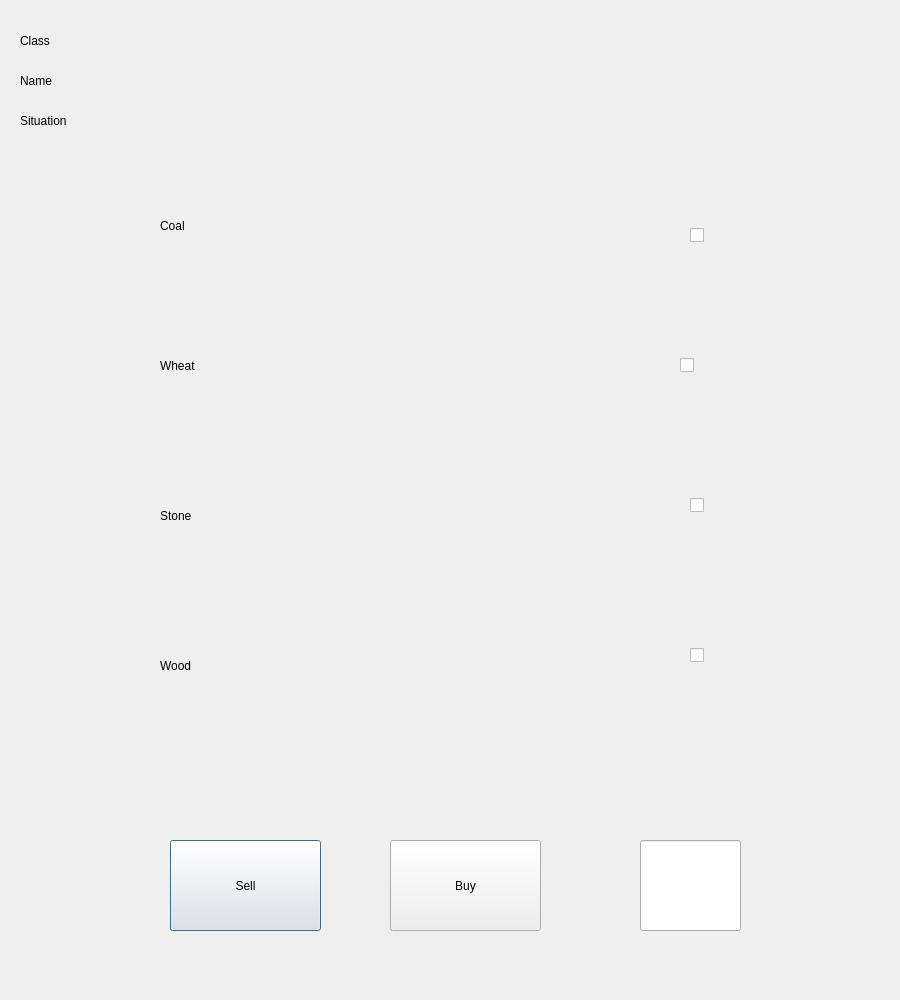
<?xml version="1.0" encoding="UTF-8"?>
<ui version="4.0">
 <class>Dialog</class>
 <widget class="QDialog" name="Dialog">
  <property name="geometry">
   <rect>
    <x>0</x>
    <y>0</y>
    <width>900</width>
    <height>1000</height>
   </rect>
  </property>
  <property name="minimumSize">
   <size>
    <width>900</width>
    <height>1000</height>
   </size>
  </property>
  <property name="maximumSize">
   <size>
    <width>900</width>
    <height>1000</height>
   </size>
  </property>
  <property name="baseSize">
   <size>
    <width>900</width>
    <height>1000</height>
   </size>
  </property>
  <property name="windowTitle">
   <string>Dialog</string>
  </property>
  <widget class="QPushButton" name="sellButton">
   <property name="geometry">
    <rect>
     <x>170</x>
     <y>840</y>
     <width>151</width>
     <height>91</height>
    </rect>
   </property>
   <property name="text">
    <string>Sell</string>
   </property>
  </widget>
  <widget class="QPushButton" name="buyButton">
   <property name="geometry">
    <rect>
     <x>390</x>
     <y>840</y>
     <width>151</width>
     <height>91</height>
    </rect>
   </property>
   <property name="text">
    <string>Buy</string>
   </property>
  </widget>
  <widget class="QLabel" name="Name">
   <property name="geometry">
    <rect>
     <x>20</x>
     <y>60</y>
     <width>251</width>
     <height>41</height>
    </rect>
   </property>
   <property name="text">
    <string>Name</string>
   </property>
  </widget>
  <widget class="QLabel" name="Situation">
   <property name="geometry">
    <rect>
     <x>20</x>
     <y>100</y>
     <width>251</width>
     <height>41</height>
    </rect>
   </property>
   <property name="text">
    <string>Situation</string>
   </property>
  </widget>
  <widget class="QLabel" name="Class">
   <property name="geometry">
    <rect>
     <x>20</x>
     <y>20</y>
     <width>251</width>
     <height>41</height>
    </rect>
   </property>
   <property name="text">
    <string>Class</string>
   </property>
  </widget>
  <widget class="QLabel" name="product_1">
   <property name="geometry">
    <rect>
     <x>160</x>
     <y>200</y>
     <width>351</width>
     <height>51</height>
    </rect>
   </property>
   <property name="text">
    <string>Coal</string>
   </property>
  </widget>
  <widget class="QLabel" name="product_2">
   <property name="geometry">
    <rect>
     <x>160</x>
     <y>340</y>
     <width>351</width>
     <height>51</height>
    </rect>
   </property>
   <property name="text">
    <string>Wheat</string>
   </property>
  </widget>
  <widget class="QLabel" name="product_3">
   <property name="geometry">
    <rect>
     <x>160</x>
     <y>490</y>
     <width>351</width>
     <height>51</height>
    </rect>
   </property>
   <property name="text">
    <string>Stone</string>
   </property>
  </widget>
  <widget class="QLineEdit" name="product_Amount">
   <property name="geometry">
    <rect>
     <x>640</x>
     <y>840</y>
     <width>101</width>
     <height>91</height>
    </rect>
   </property>
   <property name="text">
    <string/>
   </property>
  </widget>
  <widget class="QLabel" name="product_4">
   <property name="geometry">
    <rect>
     <x>160</x>
     <y>640</y>
     <width>351</width>
     <height>51</height>
    </rect>
   </property>
   <property name="text">
    <string>Wood</string>
   </property>
  </widget>
  <widget class="QCheckBox" name="checkBox_1">
   <property name="geometry">
    <rect>
     <x>690</x>
     <y>180</y>
     <width>171</width>
     <height>111</height>
    </rect>
   </property>
   <property name="text">
    <string/>
   </property>
  </widget>
  <widget class="QCheckBox" name="checkBox_2">
   <property name="geometry">
    <rect>
     <x>680</x>
     <y>310</y>
     <width>171</width>
     <height>111</height>
    </rect>
   </property>
   <property name="text">
    <string/>
   </property>
  </widget>
  <widget class="QCheckBox" name="checkBox_3">
   <property name="geometry">
    <rect>
     <x>690</x>
     <y>450</y>
     <width>171</width>
     <height>111</height>
    </rect>
   </property>
   <property name="text">
    <string/>
   </property>
  </widget>
  <widget class="QCheckBox" name="checkBox_4">
   <property name="geometry">
    <rect>
     <x>690</x>
     <y>600</y>
     <width>171</width>
     <height>111</height>
    </rect>
   </property>
   <property name="text">
    <string/>
   </property>
  </widget>
 </widget>
 <resources/>
 <connections/>
</ui>
